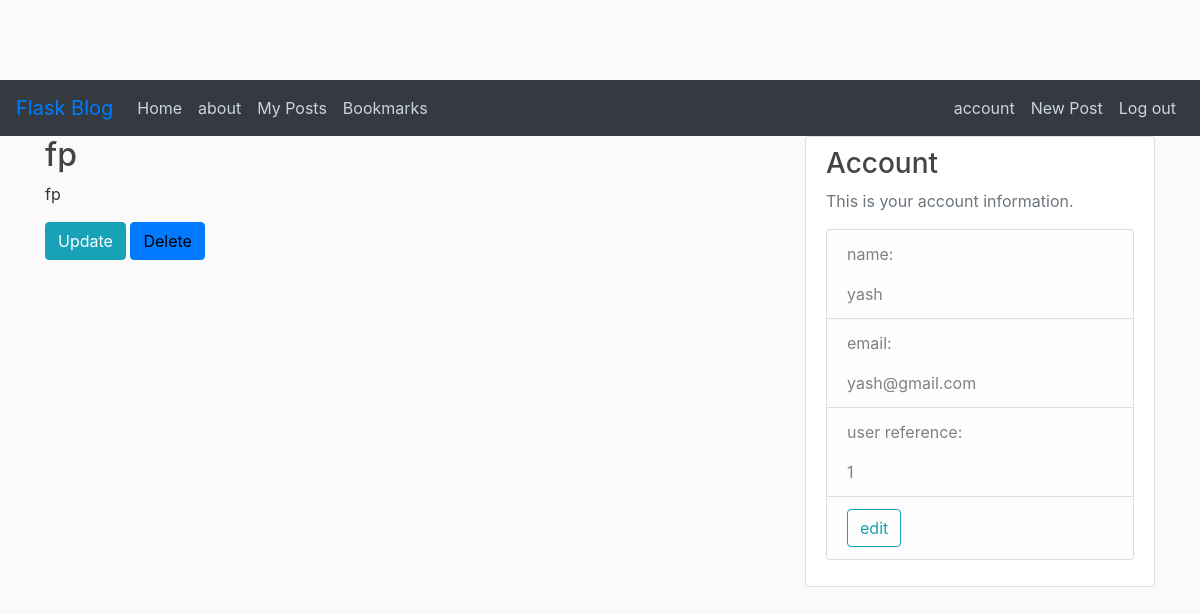
/myposts (signed in), run on an earlier commit of the app's database.
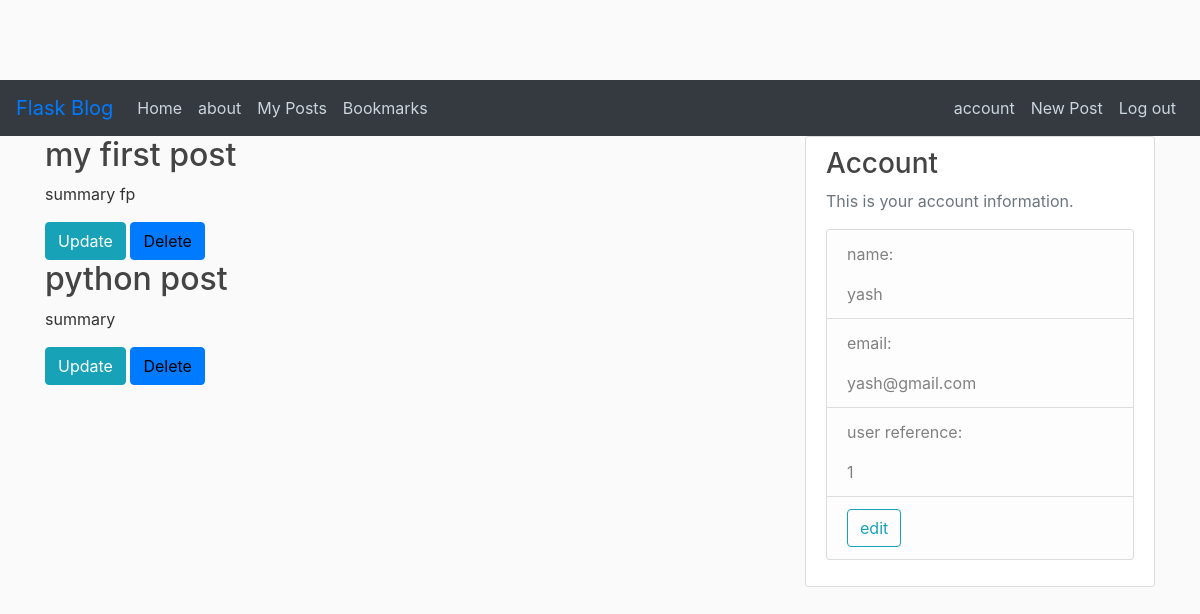
And on a later commit of the database.
### flaskblog/models.py (models this page shows, shortened)
class Post(db.Model):
	id = db.Column(db.Integer, primary_key = True)
	title = db.Column(db.String(100), nullable = False)
	summary = db.Column(db.String(100), nullable = False)
	date_posted = db.Column(db.DateTime, nullable = False, default=datetime.utcnow)
	content = db.Column(db.Text, nullable = False)
	user_id = db.Column(db.Integer, db.ForeignKey('user.id'), nullable = False)
	upvotes = db.Column(db.Integer, default=0)
	downvotes = db.Column(db.Integer, default=0)
	comments = db.relationship('Comment', secondary=post_comments, backref=db.backref('posted_on', lazy='dynamic'))

### flaskblog/routes.py (the view)
@app.route("/myposts")
@login_required
def myposts():
	posts = Post.query.filter_by(author = current_user)
	return render_template('myposts.html', title='myposts', posts = posts)

### flaskblog/models.py (called while the page is built)
@login_manager.user_loader
def load_user(user_id):
	return User.query.get(int(user_id))

### flaskblog/templates/myposts.html (shortened to what this page needs)
{% extends "layout.html" %}
{% block content %}
    {% for post in posts %}
    	<h2><a class="article-title" href="{{ url_for('post_display', post_id=post.id) }}">{{ post.title }}</a></h2>
    	<p>{{ post.summary }}</p>
    	<a href="{{ url_for('update_post', post_id=post.id) }}" class="btn btn-info" role="button">Update</a>
		<button type="button" class="btn btn-primary" data-toggle="modal" data-target="#deleteModal" style="color:black;">
		  Delete
		</button>
    {% endfor %}
{% endblock content %}

What changed in the data, as far as the page shows it:
no longer on this page (row edited): Post: title "fp", summary "fp"
added Post: title "my first post", summary "summary fp"
added Post: title "python post", summary "summary"
